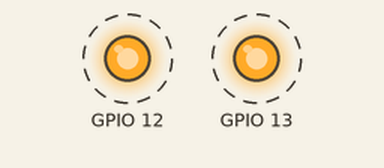
Simulated run of this program. Board: ESP32. Parts: output pins drawn as LEDs (lit = HIGH). Dashed ring = blinking.

Above: at 0.15 s.
Timing chart, 0 to 4.6 s (numbered marks = the images above):
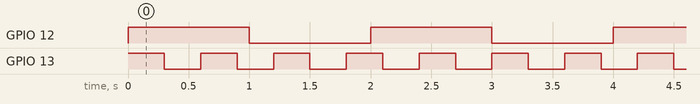

Measured:
- by itself, GPIO 12: alternates HIGH for 1.0 s and LOW for 1.0 s
- by itself, GPIO 13: alternates HIGH for 0.30 s and LOW for 0.30 s
- by itself, everything shown: repeats every 6.0 s, in 24 steps

The program:

main.cpp
```cpp
#include <Arduino.h>

// Prueba Multitarea(Hilos)
// https://docs.espressif.com/projects/esp-idf/en/v4.3/esp32/search.html?q=TaskHandle_t&check_keywords=yes&area=default
TaskHandle_t Tarea0; // Tarea0 parpadeo LED 300 milisegundos
TaskHandle_t Tarea1; // Tarea1 parpadeo LED 1 Segundo

void loop0(void *parameter);
void loop1(void *parameter);

void setup()
{
  Serial.begin(115200);
  /*
  https://docs.espressif.com/projects/esp-idf/en/v4.3/esp32/api-reference/system/freertos.html
  xTaskCreatePinnedToCore arguments:
    pvTaskCode .....: A pointer to the task's function (the code that the task will execute).
    pcName .........: A descriptive name for the task (useful for debugging).
    usStackDepth ...: The size of the task's stack memory (in words).
    pvParameters ...: A pointer to parameters that will be passed to the task function.
    uxPriority .....: The priority of the task (higher numbers mean higher priority).
    pvCreatedTask ..: A pointer to a variable where the handle of the created task will be stored.
    xCoreID ........: The core ID to which the task is pinned (0 or 1 for ESP32).
  */
  xTaskCreatePinnedToCore(loop0, "Tarea_0", 1000, NULL, 1, &Tarea0, 0); // Core 0
  xTaskCreatePinnedToCore(loop1, "Tarea_1", 1000, NULL, 1, &Tarea1, 1); // Core 1
  pinMode(12, OUTPUT);
  pinMode(13, OUTPUT);
}

void loop0(void *parameter)
{ // Tarea1 parpadeo LED 300 milisegundos
  while (true)
  {
    digitalWrite(13, HIGH);
    delay(300);
    digitalWrite(13, LOW);
    delay(300);
  }
}

void loop1(void *parameter)
{ // Tarea1 parpadeo LED 1 Segundo
  while (true)
  {
    digitalWrite(12, HIGH);
    delay(1000);
    digitalWrite(12, LOW);
    delay(1000);
  }
}

void loop()
{
}
```
